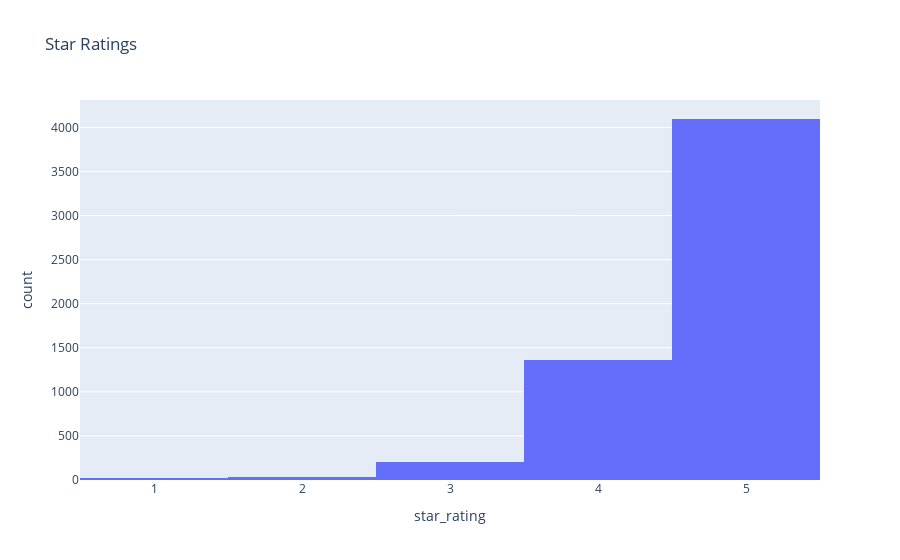

The code cell stored with this chart in its notebook:
### Code cell
fig = px.histogram(all_data, x="star_rating", title = "Star Ratings")
fig.show()

### Figure 1 — Plotly figure (JSON) as saved in the notebook; plotly's stock layout.template omitted (floating-point values rounded to 4 significant figures; data arrays with more than 128 entries replaced by an {"elided": "..."} marker saying what was removed)
{"data": [{"alignmentgroup": "True", "bingroup": "x", "hovertemplate": "star_rating=%{x}<br>count=%{y}<extra></extra>", "legendgroup": "", "marker": {"color": "#636efa", "pattern": {"shape": ""}}, "name": "", "offsetgroup": "", "orientation": "v", "showlegend": false, "type": "histogram", "x": {"elided": "5839 int values"}, "xaxis": "x", "yaxis": "y"}], "layout": {"barmode": "relative", "legend": {"tracegroupgap": 0}, "title": {"text": "Star Ratings"}, "xaxis": {"anchor": "y", "domain": [0, 1], "title": {"text": "star_rating"}}, "yaxis": {"anchor": "x", "domain": [0, 1], "title": {"text": "count"}}}}
